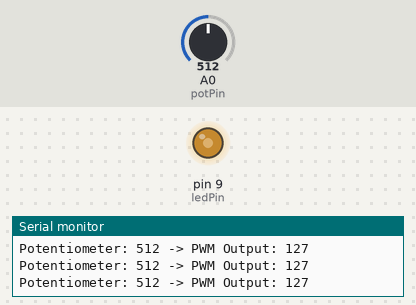
A sketch run on a simulated Arduino Uno, built with avr-gcc and run on an emulated ATmega328P. Parts: output pins drawn as LEDs (lit = HIGH), the last lines printed to the serial monitor. Inputs (shaded band) come from the test bench; at power-on: A0 (potPin) = 512.

Above: at 1.2 s.
1.3 s: A0 (potPin) set to 411
At 2.1 s:
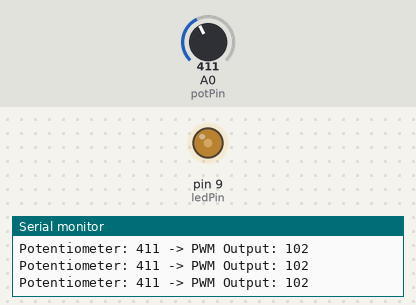
4.3 s: A0 (potPin) set to 384
At 5.6 s:
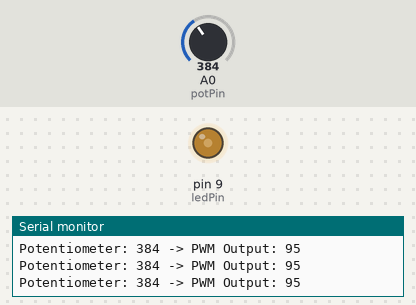
7.3 s: A0 (potPin) set to 43
At 8.0 s:
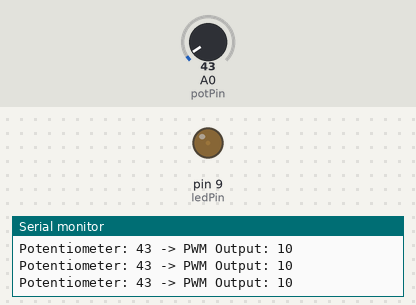
8.8 s: A0 (potPin) set to 36
At 9.2 s:
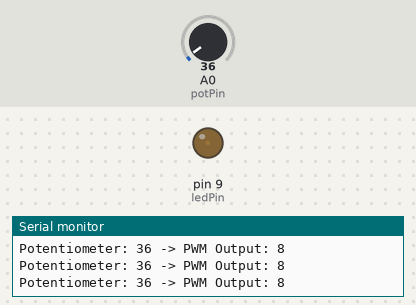
11.8 s: A0 (potPin) set to 11
At 12.5 s:
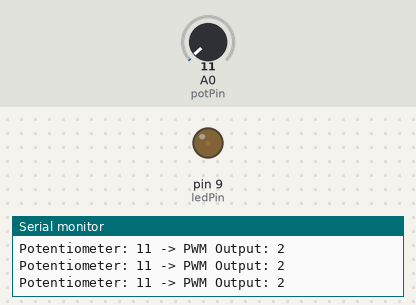
13.3 s: A0 (potPin) set to 8
At 14.6 s:
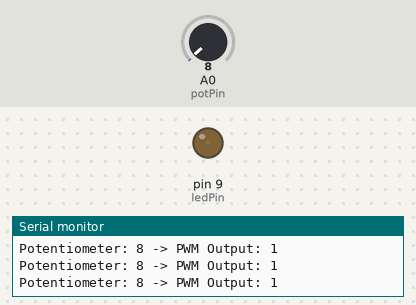
Timing chart, 0 to 16.3 s (numbered marks = the images above; inputs shaded):
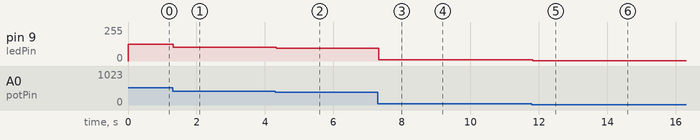

The sketch:

Lab9.ino
```cpp
// Pin Definitions
const int potPin = A0;   // Analog input pin connected to the potentiometer
const int ledPin = 9;    // PWM output pin connected to the LED (Use pins with ~ symbol)

int sensorValue = 0;     // Variable to store the raw value (0-1023)
int outputValue = 0;     // Variable to store the scaled PWM value (0-255)

void setup() {
  // PWM pins don't strictly require pinMode for analogWrite,
  // but it's good practice.
  pinMode(ledPin, OUTPUT);
  Serial.begin(9600); // Optional: For debugging in the Serial Monitor
}

void loop() {
  // 1. Read the analog input (0 to 1023)
  sensorValue = analogRead(potPin);

  // 2. Map the value to the PWM range (0 to 255)
  // map(value, fromLow, fromHigh, toLow, toHigh)
  outputValue = map(sensorValue, 0, 1023, 0, 255);

  // 3. Output the PWM signal to the LED
  analogWrite(ledPin, outputValue);

  // Optional: Print values to Serial Monitor to help with your lab report
  Serial.print("Potentiometer: ");
  Serial.print(sensorValue);
  Serial.print(" -> PWM Output: ");
  Serial.println(outputValue);

  delay(10); // Small delay for stability
}
```

Measured:
- after the input at 1.3 s, pin 9 (ledPin): 127/255 → 102/255 at once
- after the input at 4.3 s, pin 9 (ledPin): 102/255 → 95/255 at once
- after the input at 7.3 s, pin 9 (ledPin): 95/255 → 10/255 at once
- after the input at 8.8 s, pin 9 (ledPin): 10/255 → 8/255 at once
- after the input at 11.8 s, pin 9 (ledPin): 8/255 → 2/255 at once
- after the input at 13.3 s, pin 9 (ledPin): 2/255 → 1/255 at once
